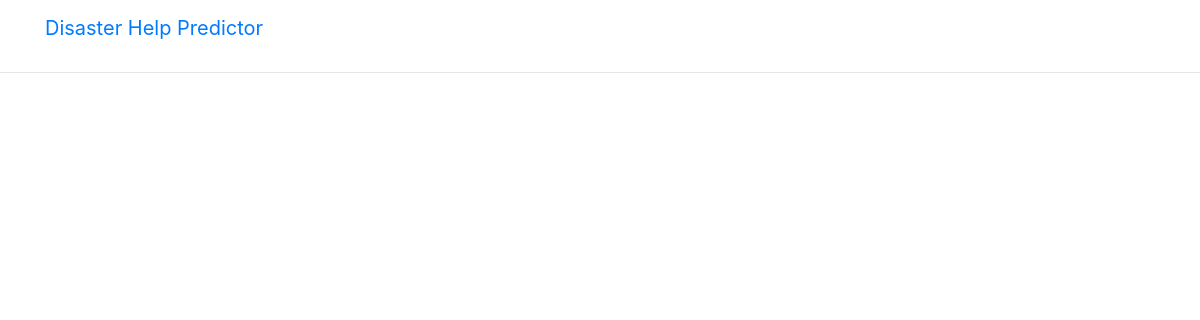
The page /blog/dclass/4 on the database as committed earlier.
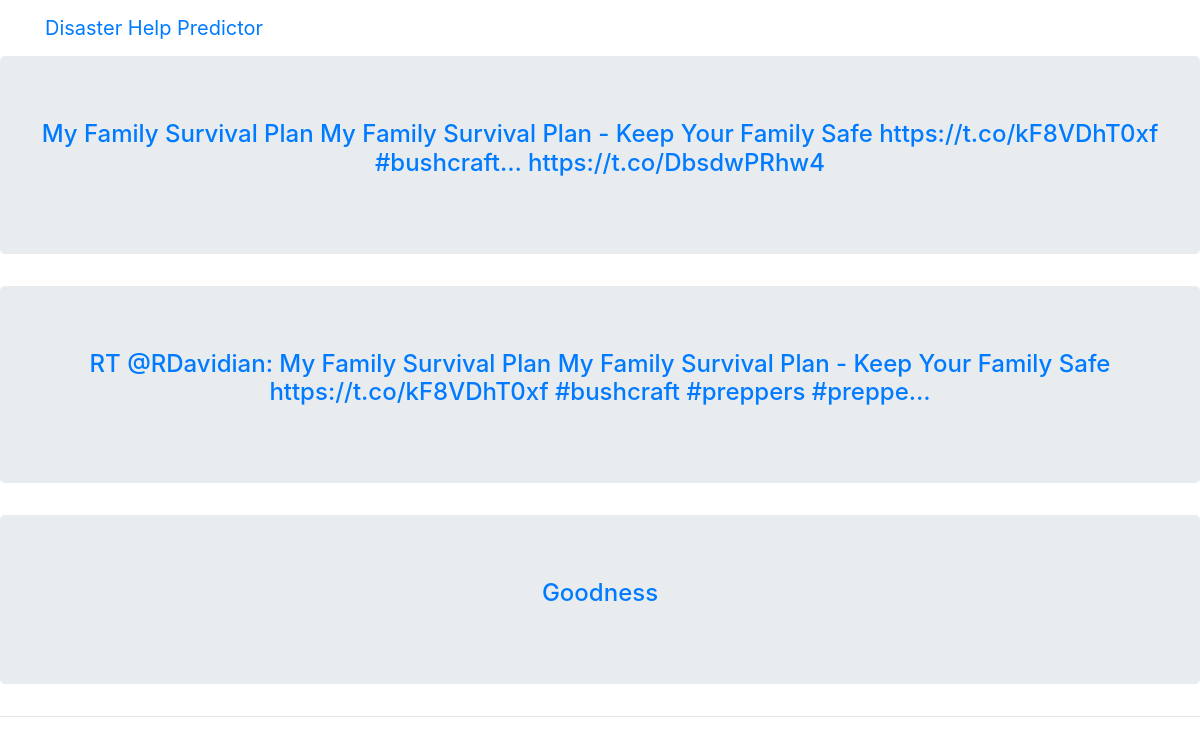
The same page on the database as committed later.
### blog/models/post.py (models this page shows, shortened)
class Post(models.Model):
    body = models.TextField()
    pub_date = models.DateTimeField('date published', auto_now_add=True)
    clss = models.IntegerField()
    location = models.TextField()

### blog/views/post_cls.py (the view)
# urls.py: path('dclass/<int:pk>', PostClassView.as_view(), name='post_clas'),
class PostClassView(generic.DetailView):
    model = Post
    template_name = 'blog/post_class.html'
    def get_context_data(self, **kwargs):
        context = super().get_context_data(**kwargs)
        context['posts'] = Post.objects.filter(clss=self.kwargs['pk'])
        context['classes'] = classes
        return context

### blog/templates/blog/post_class.html
{% extends "blog/base.html" %}
{% block content %}
      <div class="row-center">
        <div class="col-xs-12">
          {% for post in posts %}
          <div class="jumbotron my-6">
            <h4 class="card-title" style="text-align: center;"><a href="{% url 'blog:post' post.pk %}">{{ post.body }}</a></h4>
              </div>
            {% endfor %}
            </div>
          </div>
{% endblock content %}

Rows that differ between the two databases and show on the page:
added Post: body "My Family Survival Plan My Family Survival Plan - Keep Your Family Safe https://t.co/kF8VDhT0xf #bushcraft… https://t.co/DbsdwPRhw4"
added Post: body "RT @RDavidian: My Family Survival Plan My Family Survival Plan - Keep Your Family Safe https://t.co/kF8VDhT0xf #bushcraft #preppers #preppe…"
added Post: body "Goodness"
